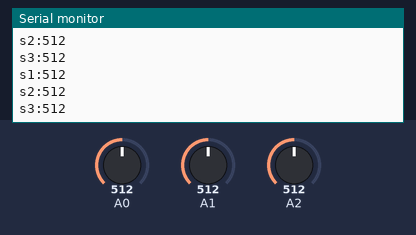
Bench run of a sketch on a simulated Arduino Uno, built with avr-gcc and run on an emulated ATmega328P. On the bench: the last lines printed to the serial monitor. Inputs (shaded band) come from the test bench; at power-on: A0 = 512, A1 = 512, A2 = 512.

Above: at 6.8 s.
6.9 s: A0 set to 716
At 12.7 s:
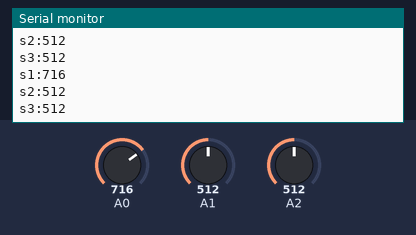
13.6 s: A1 set to 716
At 18.5 s:
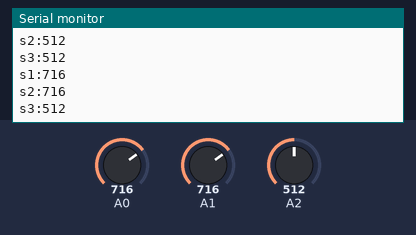
20.3 s: A2 set to 716
At 25.5 s:
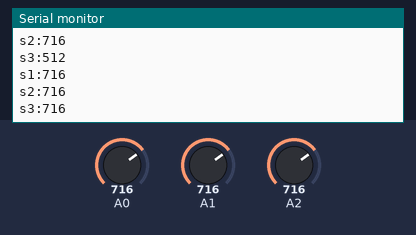
27.0 s: A0 set to 900
At 31.3 s:
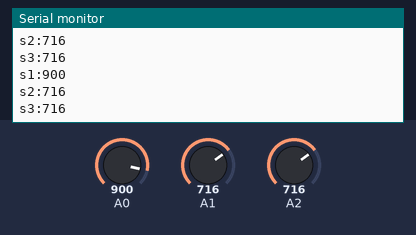
33.7 s: A1 set to 900
At 37.1 s:
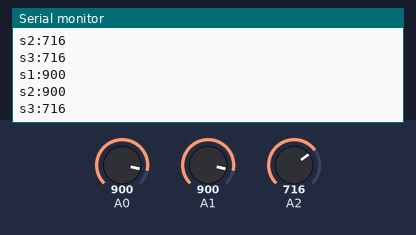
40.4 s: A2 set to 900
At 42.9 s:
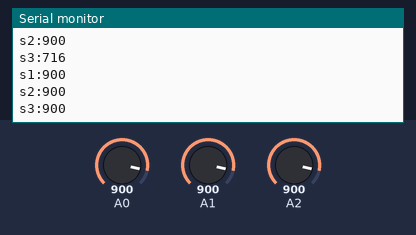
Timing chart, 0 to 44.4 s (numbered marks = the images above; inputs shaded):
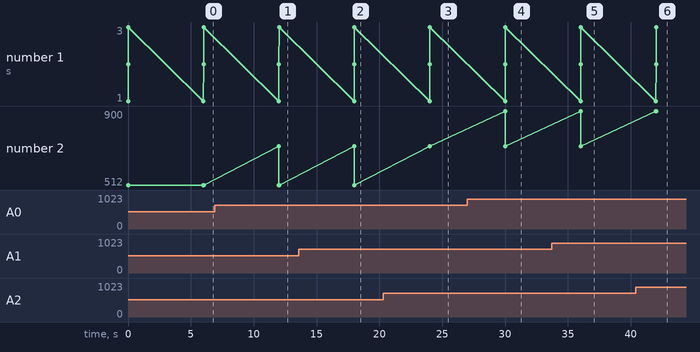

Measured:
- after the input at 6.9 s, the serial monitor: prints a new line after 5.1 s (image 1)
- after the input at 13.6 s, the serial monitor: prints a new line after 4.4 s (image 2)
- after the input at 20.3 s, the serial monitor: prints a new line after 3.7 s (image 3)
- after the input at 27.0 s, the serial monitor: prints a new line after 3.0 s (image 4)
- after the input at 33.7 s, the serial monitor: prints a new line after 2.3 s (image 5)
- after the input at 40.4 s, the serial monitor: prints a new line after 1.6 s (image 6)

The sketch:

MoistureSensors.ino
```cpp
void setup() {
Serial.begin(9600); // open serial port, set the baud rate as 9600 bps
}
void loop() {
int val1;
int val2;
int val3;
String stringin1;
String stringin2;
String stringin3;
val1 = analogRead(0); //connect sensor to Analog 0
val2 = analogRead(1);
val3 = analogRead(2);
stringin1 = "s1:";
stringin2 = "s2:";
stringin3 = "s3:";
Serial.println(stringin1 + val1); //print the value to serial port
Serial.println(stringin2 + val2);
Serial.println(stringin3 + val3);
delay(1000*6);
}
```
